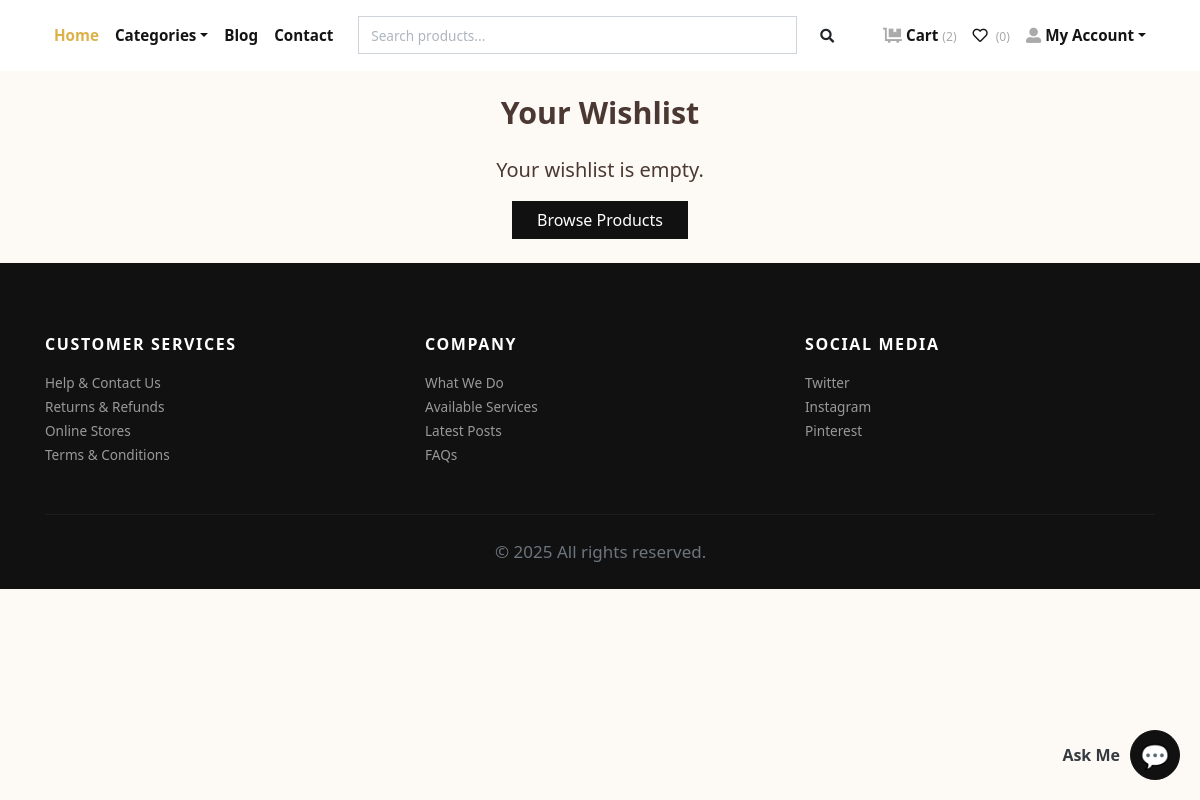
/wishlist/ (signed in), run on an earlier commit of the app's database.
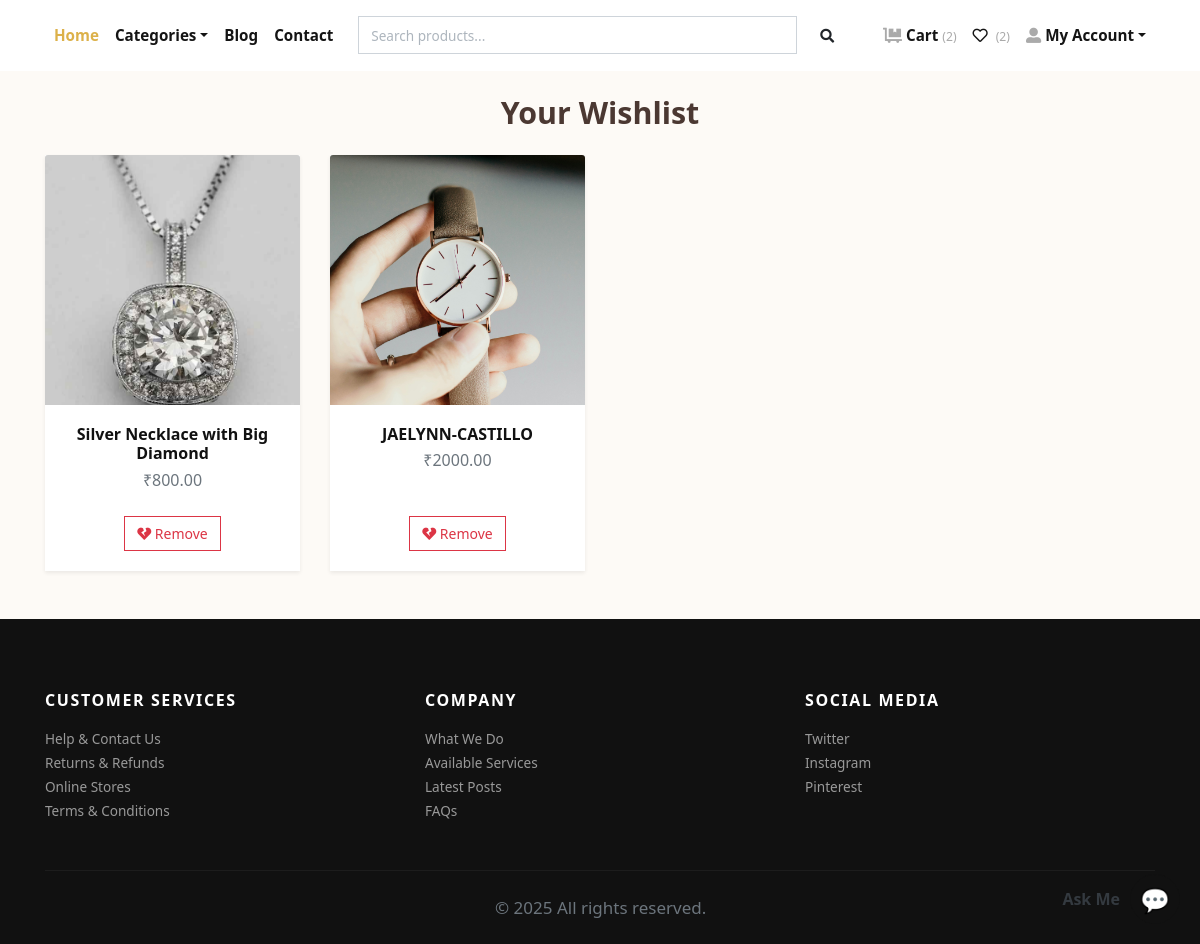
And on a later commit of the database.
### store/models.py (models this page shows, shortened)
class Wishlist(models.Model):
    user = models.ForeignKey(User, on_delete=models.CASCADE)
    product = models.ForeignKey(Product, on_delete=models.CASCADE)
    class Meta:
        unique_together = ("user", "product")

class Product(models.Model):
    title = models.CharField(max_length=150, verbose_name="Product Title")
    slug = models.SlugField(max_length=160, verbose_name="Product Slug")
    sku = models.CharField(max_length=255, unique=True, verbose_name="Unique Product ID (SKU)")
    short_description = models.TextField(verbose_name="Short Description")
    detail_description = models.TextField(blank=True, null=True, verbose_name="Detail Description")
    product_image = models.ImageField(upload_to='product', blank=True, null=True, verbose_name="Product Image")
    price = models.DecimalField(max_digits=8, decimal_places=2)
    category = models.ForeignKey(Category, verbose_name="Product Categoy", on_delete=models.CASCADE)
    is_active = models.BooleanField(verbose_name="Is Active?")
    is_featured = models.BooleanField(verbose_name="Is Featured?")
    created_at = models.DateTimeField(auto_now_add=True, verbose_name="Created Date")
    updated_at = models.DateTimeField(auto_now=True, verbose_name="Updated Date")
    class Meta:
        verbose_name_plural = 'Products'
        ordering = ('-created_at', )

### store/views.py (the view)
# urls.py: path('wishlist/', views.wishlist_view, name='wishlist'),
@login_required
def wishlist_view(request):
    wishlist_items = Wishlist.objects.filter(user=request.user)
    return render(request, 'wishlist.html', {'wishlist_items': wishlist_items})

### store/context_preprocessors.py (called while the page is built)
def store_menu(request):
    categories = Category.objects.filter(is_active=True)
    context = {
        'categories_menu': categories,
    }
    return context

def cart_menu(request):
    if request.user.is_authenticated:
        cart_items= Cart.objects.filter(user=request.user)
        context = {
            'cart_items': cart_items,
        }
    else:
        context = {}
    return context

### templates/wishlist.html (shortened to what this page needs)
{% extends 'base.html' %}
{% load static %}
{% block content %}
<div class="container py-4">
  <h2 class="text-center mb-4">Your Wishlist</h2>
  <div class="row g-4">
    {% if wishlist_items %}
      {% for item in wishlist_items %}
        <div class="col-lg-3 col-md-4 col-sm-6 mb-4">
          <a href="{% url 'store:product-detail' item.product.slug %}" class="card-link">
            <div class="card h-100 border-0 shadow-sm product-card">
              <div class="position-relative">
              </div>
              <div class="card-body text-center d-flex flex-column justify-content-between">
                <div>
                  <h6 class="card-title mb-1 text-dark">{{ item.product.title }}</h6>
                  <p class="text-muted fw-semibold">₹{{ item.product.price }}</p>
                </div>
                <div class="mt-2" onclick="event.stopPropagation();">
                  <a href="{% url 'store:add-to-wishlist' item.product.id %}" class="btn btn-outline-danger btn-sm">
                    <i class="fas fa-heart-broken"></i> Remove
                  </a>
                </div>
              </div>
            </div>
          </a>
        </div>
      {% endfor %}
    {% else %}
      <div class="col-12 text-center">
        <p class="lead">Your wishlist is empty.</p>
        <a href="{% url 'store:home' %}" class="btn btn-dark">Browse Products</a>
      </div>
    {% endif %}
  </div>
</div>
{% endblock %}

### templates/navbar.html (shortened to what this page needs)
{% load static %}
<header class="header bg-white">
  <div class="container px-0 px-lg-3">
    <nav class="navbar navbar-expand-lg navbar-light py-3 px-lg-0 fixed-top">
      <div class="collapse navbar-collapse" id="navbarSupportedContent">
        <ul class="navbar-nav mr-auto">
          <li class="nav-item">
            <a class="nav-link active" href="{% url 'store:home' %}">Home</a>
          </li>
          <li class="nav-item dropdown">
            <a class="nav-link dropdown-toggle" id="pagesDropdown" href="#" data-toggle="dropdown" aria-haspopup="true"
              aria-expanded="false">Categories</a>
          </li>
          <li class="nav-item">
            <a class="nav-link" href="{% url 'store:blog_list' %}">Blog</a>
          </li>
          <li class="nav-item">
            <a class="nav-link" href="{% url 'store:contact' %}">Contact</a>
          </li>
        </ul>
        <div class="d-flex align-items-center">
          <form method="GET" action="{% url 'store:search' %}" class="form-inline d-none d-lg-block" style="width:500px;">
            <div class="input-group">
              <input type="text" name="q" class="form-control" placeholder="Search products..." aria-label="Search" required>
              <div class="input-group-append">
                <button class="btn" type="submit" style="border: none; background-color: transparent;">
                  <i class="fas fa-search fa-sm"></i>
                </button>
              </div>
            </div>
          </form>
        </div>
        <ul class="navbar-nav ml-auto">
          {% if request.user.is_authenticated %}
          <li class="nav-item">
            <a class="nav-link" href="{% url 'store:cart' %}">
              <i class="fas fa-dolly-flatbed mr-1 text-gray"></i>Cart
              <small class="text-gray">({{ cart_items.count }})</small>
            </a>
          </li>
          <li class="nav-item">
            <a class="nav-link" href="{% url 'store:wishlist' %}">
              <i class="far fa-heart mr-1"></i>
              <small class="text-gray">({{ user.wishlist_set.count }})</small>
            </a>
          </li>
          <li class="nav-item dropdown">
            <a class="nav-link dropdown-toggle" id="userDropdown" href="#" data-toggle="dropdown" aria-haspopup="true"
              aria-expanded="false"><i class="fas fa-user-alt mr-1 text-gray"></i>My Account</a>
          </li>
          {% else %}
          <li class="nav-item"><a class="nav-link" href="{% url 'store:login' %}">Login</a></li>
          <li class="nav-item"><a class="nav-link" href="{% url 'store:register' %}">Create Account</a></li>
          {% endif %}
        </ul>
      </div>
    </nav>
  </div>
</header>

What changed in the data, as far as the page shows it:
added Wishlist: product "Silver Necklace with Big Diamond", product.price "800.00"
added Wishlist: product "JAELYNN-CASTILLO", product.price "2000.00"
Also different on the page:
{{ user.wishlist_set.count }}: "0" → "2"
text no longer shown: "Your wishlist is empty. Browse Products"
